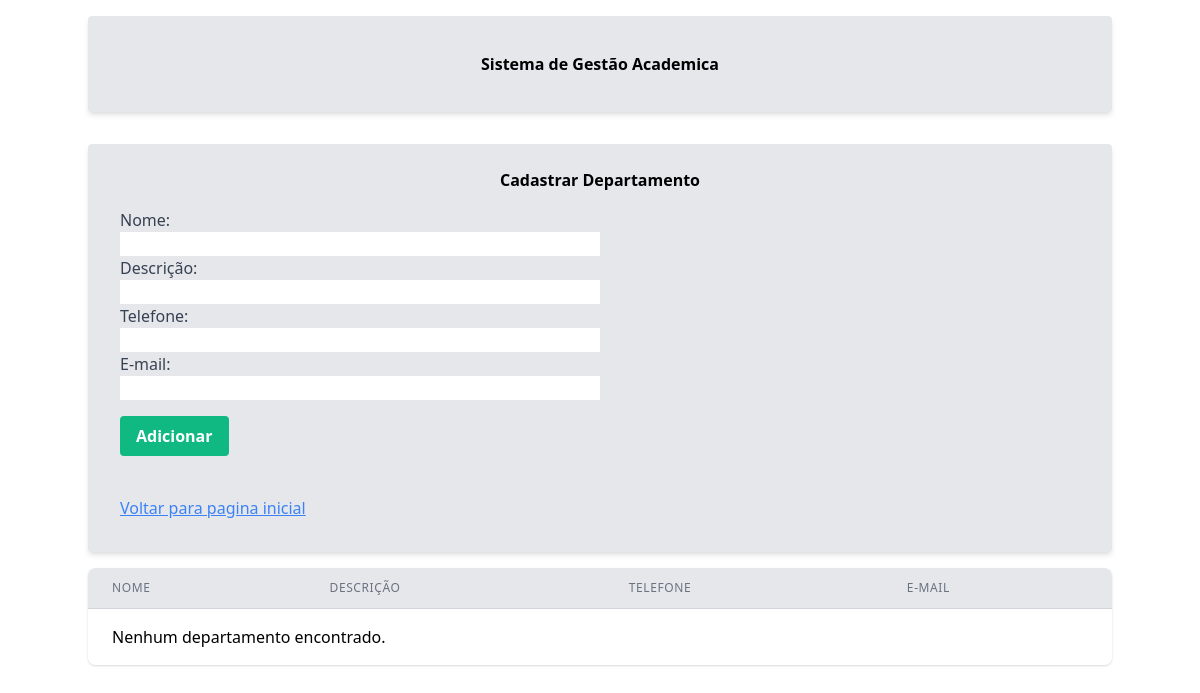
Before: /cadastrar_departamento/ with the older database file.
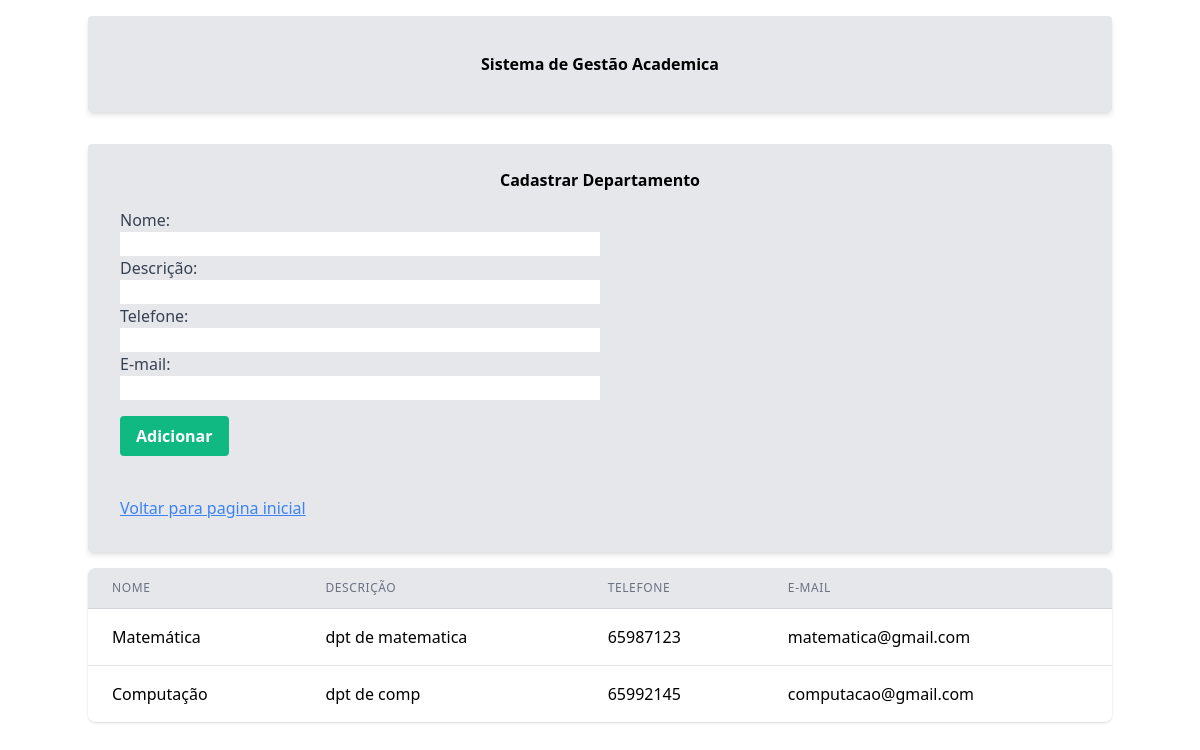
After: the same page with the newer database file.
### sistema_academico/models.py (models this page shows, shortened)
class Departamento(models.Model):
    nome = models.CharField(max_length=100)
    descricao = models.TextField()
    telefone = models.CharField(max_length=20, null=True, blank=True)
    email = models.EmailField()

### sistema_academico/views.py (the view, shortened to what this page needs)
# urls.py: path('cadastrar_departamento/',views.Cadastrar_departamento, name='cadastrar_departamento'),
def Cadastrar_departamento(request):
    departamentos = Departamento.objects.all()
    return render(request, 'cadastrar_departamento.html', {'departamentos':departamentos})

### sistema_academico/templates/cadastrar_departamento.html (shortened to what this page needs)
{% extends 'base.html' %}
{% block content %}
<form method="POST" class="bg-gray-200 shadow-md rounded px-8 pt-6 pb-8 mt-8 mb-4  divide-gray-200">
    <div>
        <div class="flex justify-center">
            <h1 class="mx-auto text-black font-bold mb-4">Cadastrar Departamento</h1>
        </div>
        <div>
            <label for="nome" class="block text-gray-700">Nome:</label>
            <input type="text" id="nome" name="nome" class="w-1/2"><br>
        </div>
        <div>
            <label for="descricao" class="block text-gray-700">Descrição:</label>
            <input type="text" id="descricao" name="descricao" class="w-1/2"><br>
        </div>
        <div>
            <label for="telefone" class="block text-gray-700">Telefone:</label>
            <input type="text" id="telefone" name="telefone" class="w-1/2"><br>
        </div>
        <div>
            <label for="email" class="block text-gray-700">E-mail:</label>
            <input type="text" id="email" name="email" class="w-1/2"><br>
        </div>
        <div class="flex items-center justify-between py-4">
            <button type="submit" class="bg-green-500 hover:bg-green-700 text-white font-bold py-2 px-4 rounded">
                Adicionar
            </button>
        </div>
        <br>
    </div>
    <a href="{% url 'home' %}" class="text-blue-500 underline">Voltar para pagina inicial</a>
</form>
<table class="min-w-full divide-y divide-gray-300 bg-white shadow overflow-hidden sm:rounded-lg mb-6">
    <thead class="bg-gray-200">
        <tr>
            <th class="px-6 py-3 text-left text-xs font-medium text-gray-500 uppercase tracking-wider">Nome</th>
            <th class="px-6 py-3 text-left text-xs font-medium text-gray-500 uppercase tracking-wider">Descrição</th>
            <th class="px-6 py-3 text-left text-xs font-medium text-gray-500 uppercase tracking-wider">Telefone</th>
            <th class="px-6 py-3 text-left text-xs font-medium text-gray-500 uppercase tracking-wider">E-mail</th>
        </tr>
    </thead>
    <tbody class="bg-white divide-y divide-gray-200">
        {% for departamento in departamentos %}
        <tr>
            <td class="px-6 py-4 whitespace-nowrap">{{ departamento.nome }}</td>
            <td class="px-6 py-4 whitespace-nowrap">{{ departamento.descricao }}</td>
            <td class="px-6 py-4 whitespace-nowrap">{{ departamento.telefone }}</td>
            <td class="px-6 py-4 whitespace-nowrap">{{ departamento.email }}</td>
        </tr>
        {% empty %}
        <tr>
            <td colspan="5" class="px-6 py-4 whitespace-nowrap">Nenhum departamento encontrado.</td>
        </tr>
        {% endfor %}
    </tbody>
    </div>
{% endblock %}

Changed rows visible on the page:
added Departamento: nome "Matemática", descricao "dpt de matematica", telefone "65987123", email "matematica@gmail.com"
added Departamento: nome "Computação", descricao "dpt de comp", telefone "65992145", email "computacao@gmail.com"
Other visible differences:
text no longer shown: "Nenhum departamento encontrado."
